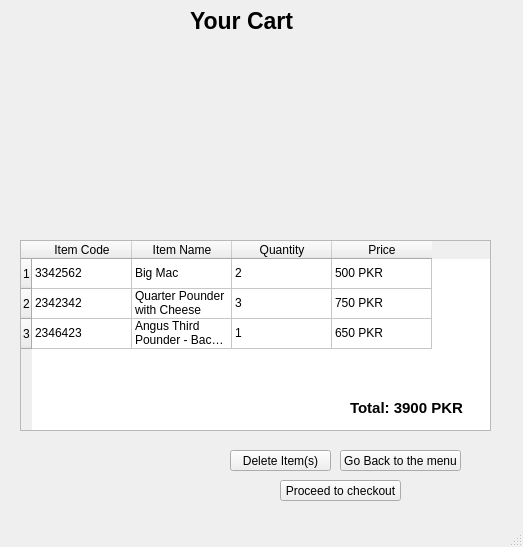
<?xml version="1.0" encoding="UTF-8"?>
<ui version="4.0">
 <class>MainWindow</class>
 <widget class="QMainWindow" name="MainWindow">
  <property name="geometry">
   <rect>
    <x>0</x>
    <y>0</y>
    <width>523</width>
    <height>547</height>
   </rect>
  </property>
  <property name="windowTitle">
   <string>MainWindow</string>
  </property>
  <widget class="QWidget" name="centralwidget">
   <widget class="QTableWidget" name="tableWidget">
    <property name="geometry">
     <rect>
      <x>20</x>
      <y>240</y>
      <width>471</width>
      <height>191</height>
     </rect>
    </property>
    <row>
     <property name="text">
      <string>1</string>
     </property>
    </row>
    <row>
     <property name="text">
      <string>2</string>
     </property>
    </row>
    <row>
     <property name="text">
      <string>3</string>
     </property>
    </row>
    <column>
     <property name="text">
      <string>Item Code</string>
     </property>
    </column>
    <column>
     <property name="text">
      <string>Item Name</string>
     </property>
    </column>
    <column>
     <property name="text">
      <string>Quantity</string>
     </property>
    </column>
    <column>
     <property name="text">
      <string>Price</string>
     </property>
    </column>
    <item row="0" column="0">
     <property name="text">
      <string>3342562</string>
     </property>
    </item>
    <item row="0" column="1">
     <property name="text">
      <string>Big Mac</string>
     </property>
    </item>
    <item row="0" column="2">
     <property name="text">
      <string>2</string>
     </property>
    </item>
    <item row="0" column="3">
     <property name="text">
      <string>500 PKR</string>
     </property>
    </item>
    <item row="1" column="0">
     <property name="text">
      <string>2342342</string>
     </property>
    </item>
    <item row="1" column="1">
     <property name="text">
      <string>Quarter Pounder with Cheese</string>
     </property>
    </item>
    <item row="1" column="2">
     <property name="text">
      <string>3</string>
     </property>
    </item>
    <item row="1" column="3">
     <property name="text">
      <string>750 PKR</string>
     </property>
    </item>
    <item row="2" column="0">
     <property name="text">
      <string>2346423</string>
     </property>
    </item>
    <item row="2" column="1">
     <property name="text">
      <string>Angus Third Pounder - Bacon &amp; Cheese</string>
     </property>
    </item>
    <item row="2" column="2">
     <property name="text">
      <string>1</string>
     </property>
    </item>
    <item row="2" column="3">
     <property name="text">
      <string>650 PKR</string>
     </property>
    </item>
   </widget>
   <widget class="QWidget" name="widget" native="true">
    <property name="geometry">
     <rect>
      <x>20</x>
      <y>50</y>
      <width>461</width>
      <height>201</height>
     </rect>
    </property>
    <property name="styleSheet">
     <string notr="true">border-top-left-radius: 50px ;
border-image: url(:/Images/top-view-fish-chips-with-variety-sauces-copy-space.jpg);</string>
    </property>
   </widget>
   <widget class="QPushButton" name="pushButton">
    <property name="geometry">
     <rect>
      <x>230</x>
      <y>450</y>
      <width>101</width>
      <height>21</height>
     </rect>
    </property>
    <property name="text">
     <string>Delete Item(s)</string>
    </property>
   </widget>
   <widget class="QPushButton" name="pushButton_2">
    <property name="geometry">
     <rect>
      <x>280</x>
      <y>480</y>
      <width>121</width>
      <height>21</height>
     </rect>
    </property>
    <property name="text">
     <string>Proceed to checkout</string>
    </property>
   </widget>
   <widget class="QLabel" name="label">
    <property name="geometry">
     <rect>
      <x>350</x>
      <y>400</y>
      <width>131</width>
      <height>16</height>
     </rect>
    </property>
    <property name="font">
     <font>
      <pointsize>11</pointsize>
      <weight>75</weight>
      <bold>true</bold>
     </font>
    </property>
    <property name="text">
     <string>Total: 3900 PKR</string>
    </property>
   </widget>
   <widget class="QPushButton" name="pushButton_3">
    <property name="geometry">
     <rect>
      <x>340</x>
      <y>450</y>
      <width>121</width>
      <height>21</height>
     </rect>
    </property>
    <property name="text">
     <string>Go Back to the menu</string>
    </property>
   </widget>
   <widget class="QLabel" name="label_2">
    <property name="geometry">
     <rect>
      <x>190</x>
      <y>0</y>
      <width>131</width>
      <height>41</height>
     </rect>
    </property>
    <property name="font">
     <font>
      <pointsize>17</pointsize>
      <weight>75</weight>
      <bold>true</bold>
     </font>
    </property>
    <property name="text">
     <string>Your Cart</string>
    </property>
   </widget>
   <zorder>widget</zorder>
   <zorder>tableWidget</zorder>
   <zorder>pushButton</zorder>
   <zorder>pushButton_2</zorder>
   <zorder>label</zorder>
   <zorder>pushButton_3</zorder>
   <zorder>label_2</zorder>
  </widget>
  <widget class="QMenuBar" name="menubar">
   <property name="geometry">
    <rect>
     <x>0</x>
     <y>0</y>
     <width>523</width>
     <height>21</height>
    </rect>
   </property>
  </widget>
  <widget class="QStatusBar" name="statusbar"/>
 </widget>
 <resources>
  <include location="res.qrc"/>
 </resources>
 <connections/>
</ui>
